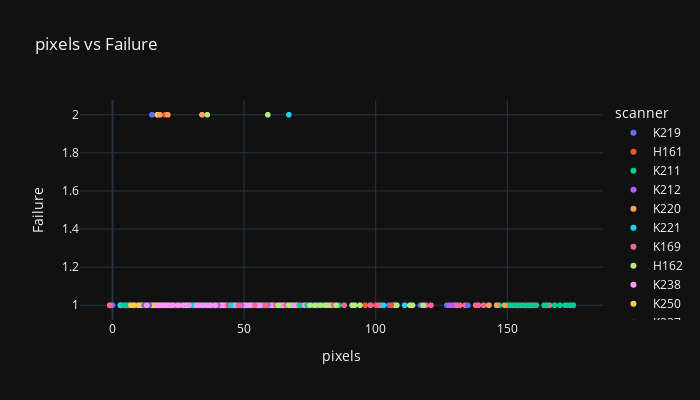

This figure's notebook cell:
### Code cell
scat3 = px.scatter(df, x = 'pixels', y = 'Failure', color = 'scanner',
                  template = 'plotly_dark', title= 'pixels vs Failure', width=700, height=400)
scat3.show()
